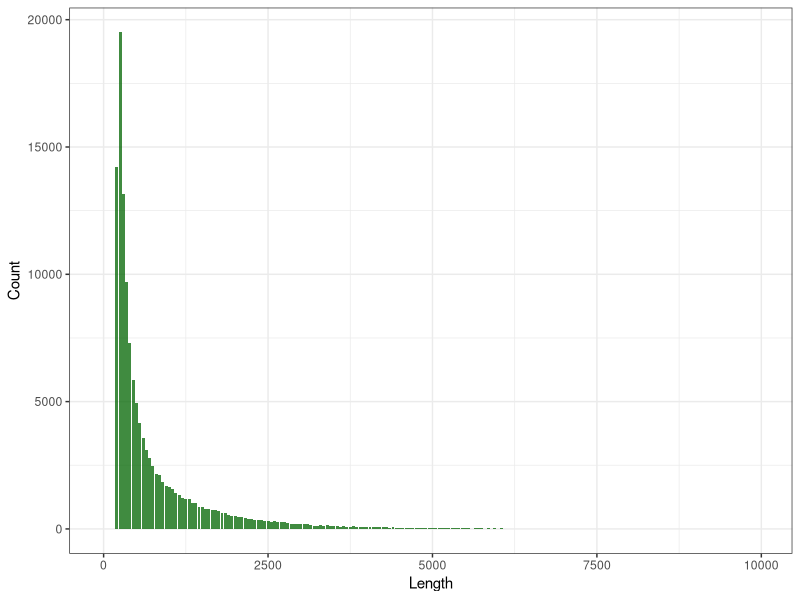

The R script that drew this image:
## ---- chunk 1
library(ggplot2)
## ---- chunk 2
#here we load some necessary files to make them available.
transcript_lengths<-read.csv("../Results/Reference_transcriptome_length_histogram.csv", head=T, sep="\t")

## ---- chunk 3
#transcript_lengths<-read.csv("../Results/Reference_transcriptome_length_histogram.csv", head=T, sep="\t")

#cap transcript lenght at 10,000bp to improve the graph.
selected_transcript_lengths<-subset(transcript_lengths, transcript_lengths$Length<10000)
ggplot(selected_transcript_lengths, aes(x=Length, y=Count)) + geom_bar(fill = "dark green", alpha=0.75, stat="identity") + theme_bw()

